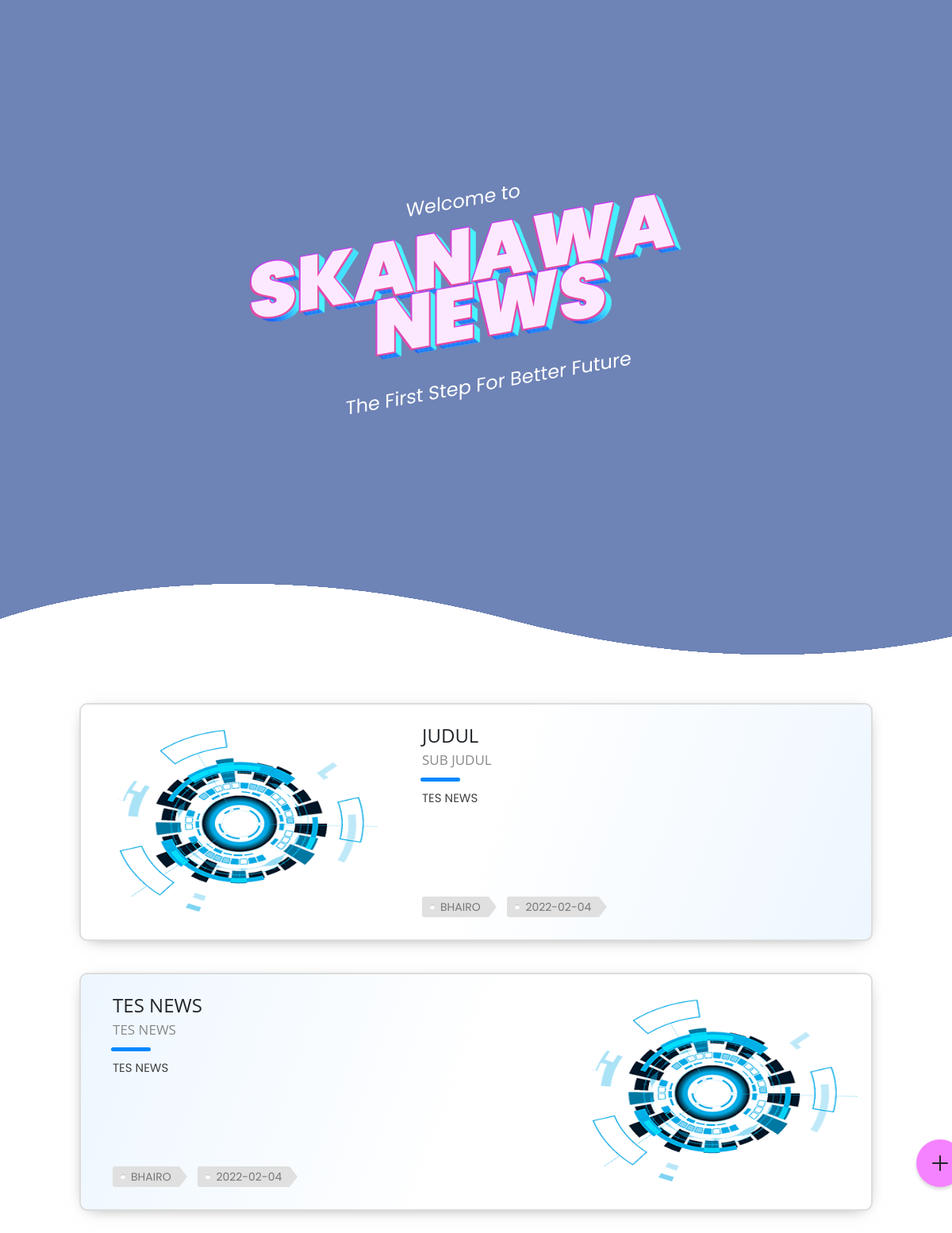
Page /news.php on the committed database.
### tables this page shows
CREATE TABLE `upload` (
  `id` int(11) NOT NULL,
  `name` varchar(40) NOT NULL,
  `date` date NOT NULL,
  `id_news` int(11) NOT NULL,
  `title` varchar(100) NOT NULL,
  `sub_title` varchar(100) NOT NULL,
  `image` varchar(100) NOT NULL,
  `isi` varchar(1000) NOT NULL
);

### news.php (the view, shortened to what this page needs)
<!DOCTYPE html>
<html lang="en">
<head>
    <link rel="stylesheet" href="https://stackpath.bootstrapcdn.com/bootstrap/4.1.3/css/bootstrap.min.css">
    <link rel="stylesheet" href="css/news.css">
</head>
<body>
  <section class="header">
    <div class="title-wrapper">
      <h1 class="sweet-title">
        <span data-text="SKANAWA">SKANAWA</span>
        <span data-text="NEWS">NEWS</span>
      </h1>
      <span class="top-title">Welcome to</span>
      <span class="bottom-title">The First Step For Better Future</span>
      </div>
  </section>
  <div class="bdy-glmb">
    <div class="glmb">
      </div>
    </div>
  <tbody>
  <div class="projcard-container">
    <?php
    include "conection.php";
    ?>
    <?php
    $rows = mysqli_query($conn, "SELECT * FROM upload,news WHERE upload.id_news = news.id_news AND jenis = 'NEWS'  ORDER BY id DESC ");
    ?>
    <?php foreach ($rows as $row) : ?>
    <div class="projcard projcard-blue">
      <div class="projcard-innerbox">
        <img class="projcard-img" src="images/<?php echo $row["image"]; ?>" />
        <div class="projcard-textbox">
          <div class="projcard-title"><?php echo $row["title"]; ?></div>
          <div class="projcard-subtitle"><?php echo $row["sub_title"]; ?></div>
          <div class="projcard-bar"></div>
          <div class="projcard-description"><?php echo $row["isi"]; ?></div>
          <div class="projcard-tagbox">
            <span class="projcard-tag"><i class="fad fa-user-edit"></i><?php echo $row["name"]; ?></span>
            <span class="projcard-tag"><i class="fad fa-calendar-edit"></i><?php echo $row["date"]; ?></span>
          </div>
        </div>
      </div>
    </div>
    <?php endforeach; ?>
  </div>
</tbody>
              <div class="fixed-bottom">
                <div class="service">
                  <div class="sre">
                  <div class="toggle"><ion-icon name="add-outline"></ion-icon></div>
                      </div>
                </div>
                </div>
</body>
</html>

### rows in the picture
upload: image (picture), title "JUDUL", sub_title "SUB JUDUL", isi "TES NEWS", name "BHAIRO", date "2022-02-04"
upload: image (picture), title "TES NEWS", sub_title "TES NEWS", isi "TES NEWS", name "BHAIRO", date "2022-02-04"
